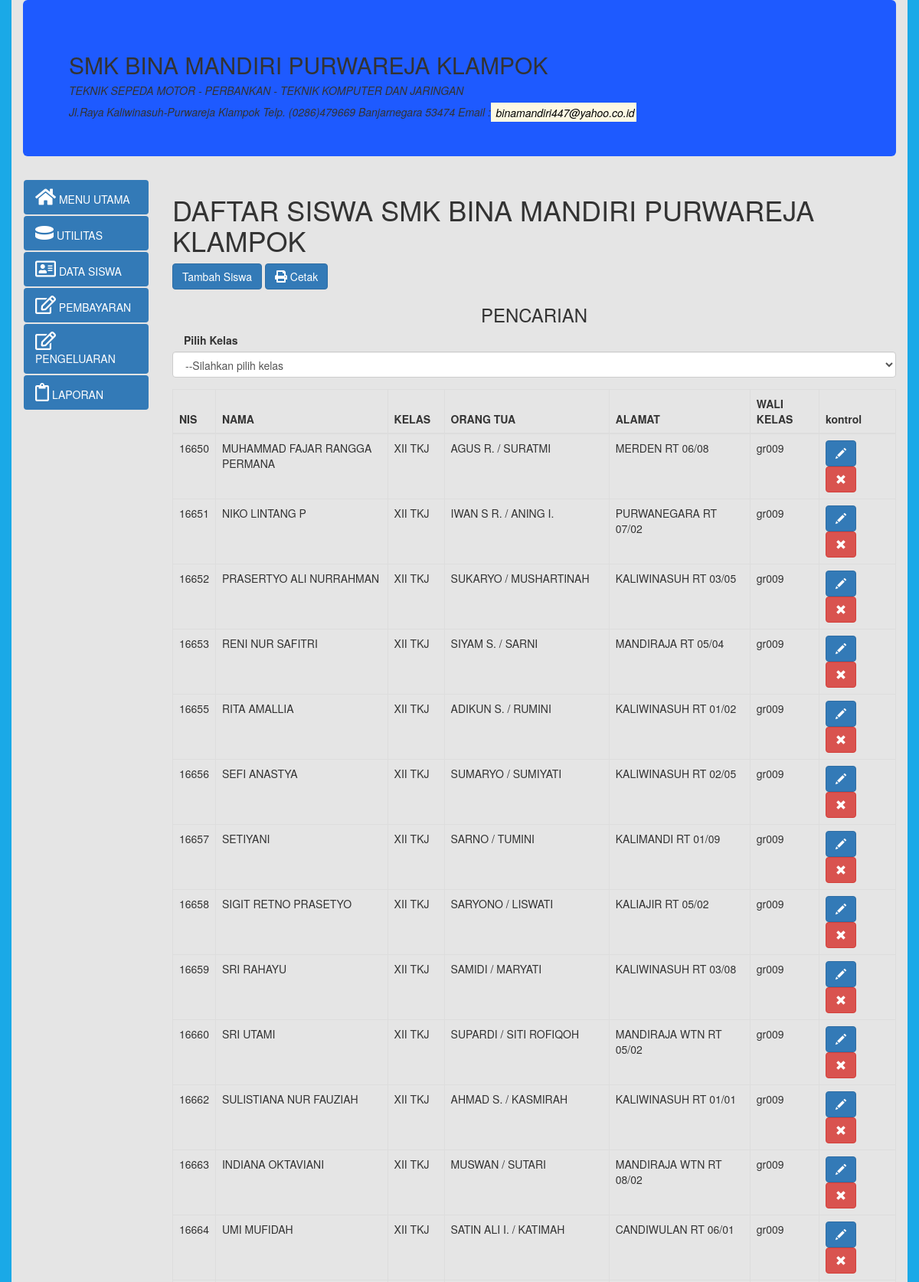
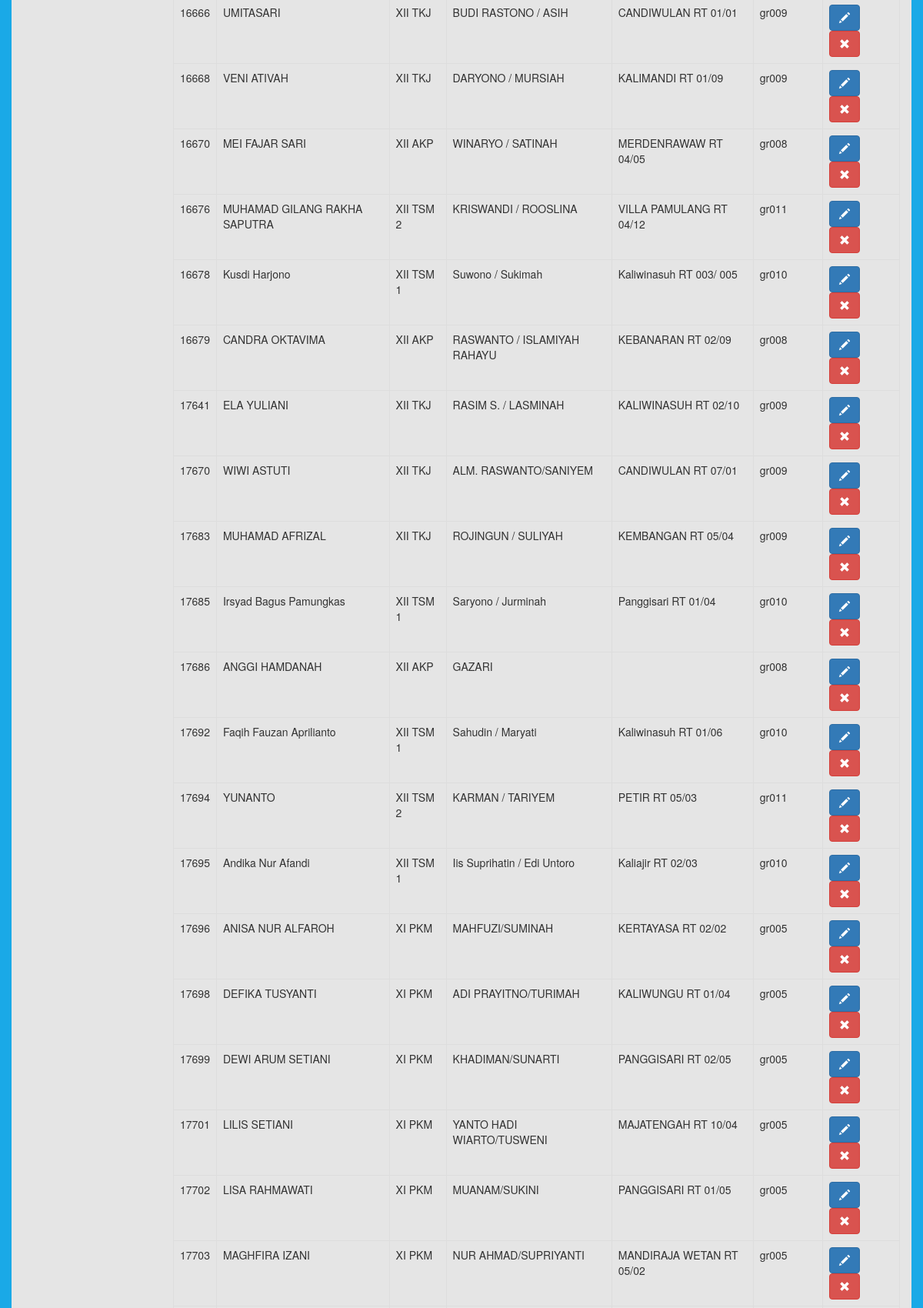
Screenshot of /?page=index-siswa&p=3 (upper part) with the database file from the repository (2 pictures, top to bottom).
### tables this page shows
CREATE TABLE `tbsiswa` (
  `NIS` varchar(5) NOT NULL,
  `NAMA` varchar(35) NOT NULL,
  `TINGKAT` enum('X','XI','XII') NOT NULL,
  `JURUSAN` varchar(50) NOT NULL,
  `KELAS` varchar(10) NOT NULL,
  `ORANG_TUA` varchar(30) NOT NULL,
  `ALAMAT` varchar(30) NOT NULL,
  `WALI_KELAS` varchar(13) NOT NULL
);

### kelas/class.db.php (called while the page is built, shortened)
<?php
  class db
  {
    public $db_host = "localhost";
    public $db_user = "root";
    public $db_pass = "";
    public $db_name = "appkeuangan";
    function koneksi(){
      $conn = new mysqli($this->db_host, $this->db_user, $this->db_pass, $this->db_name);
      return $conn;
    }
    function tampil($kolom,$tabel,$kondisi,$urut,$baris){
      $conn = $this->koneksi();
      $sql = "SELECT $kolom FROM $tabel WHERE $kondisi ORDER BY $urut LIMIT $baris, 40";
      $res = $conn->query($sql);
      if ($res->num_rows > 0) {
        $output = array();
        while($row = $res->fetch_assoc()) {
          array_push($output,$row);
          }
          return $output;
      } else {
          return "Tidak ada hasil";
      }
    }
  }
?>

### siswa/index-siswa.php (the view, shortened to what this page needs)
	<?php
		require('./kelas/class.db.php');
		$cit = new db();
	?>
	<h1>DAFTAR SISWA SMK BINA MANDIRI PURWAREJA KLAMPOK</h1>
	<div class="form-group">
		<a class="btn btn-primary" style="background-color:##ADD8E6"
					href="./?page=formulir-siswa&modus=input" >Tambah Siswa
		</a>
		<a href="dataSiswa.php">
			<button class="btn btn-primary" style="background-color:##0000FF"
					onClick="window.print();">
					<i style="font-size:16px" class="fa">&#xf02f; </i> Cetak
					</button>
		</a>
		<h3><CENTER>PENCARIAN</CENTER></h5>
		<label class="col-sm-2 control-label">Pilih Kelas</label>
		<div class="col-sm-6"></div
				<div class="col-sm-4">
			<select class="form-control" id="e_kls" />
				<option value='#'>--Silahkan pilih kelas</option>
			</div>
	 <table class="table table-bordered">
		<thead>
			<tr class="table-primary">
				<th>NIS</th>
				<th>NAMA</th>
				<th>KELAS</th>
				<th>ORANG TUA</th>
				<th>ALAMAT</th>
				<th>WALI KELAS</th>
				<th width='100'>kontrol</th>
			</tr>
		</thead>
		<tbody id="dftSiswa">
		<?php
		$baris=($_GET['p']-1) *40;
		$tbsiswa = $cit->tampil("*","tbsiswa",1,'NIS',$baris);
		for($i = 0 ; $i < COUNT($tbsiswa) ; $i++ ){
			echo
			"
				<tr>
					<td>".$tbsiswa[$i]['NIS']."</td>
					<td>".$tbsiswa[$i]['NAMA']."</td>
					<!--td>".$tbsiswa[$i]['TINGKAT']."</td>
					<td>".$tbsiswa[$i]['JURUSAN']."</td-->
					<td>".$tbsiswa[$i]['KELAS']."</td>
					<td>".$tbsiswa[$i]['ORANG_TUA']."</td>
					<td>".$tbsiswa[$i]['ALAMAT']."</td>
					<td>".$tbsiswa[$i]['WALI_KELAS']."</td>
					<td>
						<a  class='btn btn-primary' href='./?page=formulir-siswa&modus=update&id=".$tbsiswa[$i]['NIS']."'>
						<span class='glyphicon glyphicon-pencil'></span></a>
						<a  class='btn btn-danger' href='./siswa/hapus.php?id=".$tbsiswa[$i]['NIS']."'>
						<span class='glyphicon glyphicon-remove'></span></a>
					</td>
				</tr>
			";
		}
		?>
		</tbody>
	</table>
</div>
</body>
</html>

### index.php (style rules this page uses)
html,body { background-color:#1AA9E7 }

### rows the page displays
tbsiswa: NIS "16650", NAMA "MUHAMMAD FAJAR RANGGA PERMANA", KELAS "XII TKJ", ORANG_TUA "AGUS R. / SURATMI", ALAMAT "MERDEN RT 06/08", WALI_KELAS "gr009"
tbsiswa: NIS "16651", NAMA "NIKO LINTANG P", KELAS "XII TKJ", ORANG_TUA "IWAN S R. / ANING I.", ALAMAT "PURWANEGARA RT 07/02", WALI_KELAS "gr009"
tbsiswa: NIS "16652", NAMA "PRASERTYO ALI NURRAHMAN", KELAS "XII TKJ", ORANG_TUA "SUKARYO / MUSHARTINAH", ALAMAT "KALIWINASUH RT 03/05", WALI_KELAS "gr009"
tbsiswa: NIS "16653", NAMA "RENI NUR SAFITRI", KELAS "XII TKJ", ORANG_TUA "SIYAM S. / SARNI", ALAMAT "MANDIRAJA RT 05/04", WALI_KELAS "gr009"
tbsiswa: NIS "16655", NAMA "RITA AMALLIA", KELAS "XII TKJ", ORANG_TUA "ADIKUN S. / RUMINI", ALAMAT "KALIWINASUH RT 01/02", WALI_KELAS "gr009"
tbsiswa: NIS "16656", NAMA "SEFI ANASTYA", KELAS "XII TKJ", ORANG_TUA "SUMARYO / SUMIYATI", ALAMAT "KALIWINASUH RT 02/05", WALI_KELAS "gr009"
tbsiswa: NIS "16657", NAMA "SETIYANI", KELAS "XII TKJ", ORANG_TUA "SARNO / TUMINI", ALAMAT "KALIMANDI RT 01/09", WALI_KELAS "gr009"
tbsiswa: NIS "16658", NAMA "SIGIT RETNO PRASETYO", KELAS "XII TKJ", ORANG_TUA "SARYONO / LISWATI", ALAMAT "KALIAJIR RT 05/02", WALI_KELAS "gr009"
tbsiswa: NIS "16659", NAMA "SRI RAHAYU", KELAS "XII TKJ", ORANG_TUA "SAMIDI / MARYATI", ALAMAT "KALIWINASUH RT 03/08", WALI_KELAS "gr009"
tbsiswa: NIS "16660", NAMA "SRI UTAMI", KELAS "XII TKJ", ORANG_TUA "SUPARDI / SITI ROFIQOH", ALAMAT "MANDIRAJA WTN RT 05/02", WALI_KELAS "gr009"
tbsiswa: NIS "16662", NAMA "SULISTIANA NUR FAUZIAH", KELAS "XII TKJ", ORANG_TUA "AHMAD S. / KASMIRAH", ALAMAT "KALIWINASUH RT 01/01", WALI_KELAS "gr009"
tbsiswa: NIS "16663", NAMA "INDIANA OKTAVIANI", KELAS "XII TKJ", ORANG_TUA "MUSWAN / SUTARI", ALAMAT "MANDIRAJA WTN RT 08/02", WALI_KELAS "gr009"
tbsiswa: NIS "16664", NAMA "UMI MUFIDAH", KELAS "XII TKJ", ORANG_TUA "SATIN ALI I. / KATIMAH", ALAMAT "CANDIWULAN RT 06/01", WALI_KELAS "gr009"
tbsiswa: NIS "16666", NAMA "UMITASARI", KELAS "XII TKJ", ORANG_TUA "BUDI RASTONO / ASIH", ALAMAT "CANDIWULAN RT 01/01", WALI_KELAS "gr009"
tbsiswa: NIS "16668", NAMA "VENI ATIVAH", KELAS "XII TKJ", ORANG_TUA "DARYONO / MURSIAH", ALAMAT "KALIMANDI RT 01/09", WALI_KELAS "gr009"
tbsiswa: NIS "16670", NAMA "MEI FAJAR SARI", KELAS "XII AKP", ORANG_TUA "WINARYO / SATINAH", ALAMAT "MERDENRAWAW RT 04/05", WALI_KELAS "gr008"
tbsiswa: NIS "16676", NAMA "MUHAMAD GILANG RAKHA SAPUTRA", KELAS "XII TSM 2", ORANG_TUA "KRISWANDI / ROOSLINA", ALAMAT "VILLA PAMULANG RT 04/12", WALI_KELAS "gr011"
tbsiswa: NIS "16678", NAMA "Kusdi Harjono", KELAS "XII TSM 1", ORANG_TUA "Suwono / Sukimah", ALAMAT "Kaliwinasuh RT 003/ 005", WALI_KELAS "gr010"
tbsiswa: NIS "16679", NAMA "CANDRA OKTAVIMA", KELAS "XII AKP", ORANG_TUA "RASWANTO / ISLAMIYAH RAHAYU", ALAMAT "KEBANARAN RT 02/09", WALI_KELAS "gr008"
tbsiswa: NIS "17641", NAMA "ELA YULIANI", KELAS "XII TKJ", ORANG_TUA "RASIM S. / LASMINAH", ALAMAT "KALIWINASUH RT 02/10", WALI_KELAS "gr009"
tbsiswa: NIS "17670", NAMA "WIWI ASTUTI", KELAS "XII TKJ", ORANG_TUA "ALM. RASWANTO/SANIYEM", ALAMAT "CANDIWULAN RT 07/01", WALI_KELAS "gr009"
tbsiswa: NIS "17683", NAMA "MUHAMAD AFRIZAL", KELAS "XII TKJ", ORANG_TUA "ROJINGUN / SULIYAH", ALAMAT "KEMBANGAN RT 05/04", WALI_KELAS "gr009"
tbsiswa: NIS "17685", NAMA "Irsyad Bagus Pamungkas", KELAS "XII TSM 1", ORANG_TUA "Saryono / Jurminah", ALAMAT "Panggisari RT 01/04", WALI_KELAS "gr010"
tbsiswa: NIS "17686", NAMA "ANGGI HAMDANAH", KELAS "XII AKP", ORANG_TUA "GAZARI", WALI_KELAS "gr008"
tbsiswa: NIS "17692", NAMA "Faqih Fauzan Aprilianto", KELAS "XII TSM 1", ORANG_TUA "Sahudin / Maryati", ALAMAT "Kaliwinasuh RT 01/06", WALI_KELAS "gr010"
tbsiswa: NIS "17694", NAMA "YUNANTO", KELAS "XII TSM 2", ORANG_TUA "KARMAN / TARIYEM", ALAMAT "PETIR RT 05/03", WALI_KELAS "gr011"
tbsiswa: NIS "17695", NAMA "Andika Nur Afandi", KELAS "XII TSM 1", ORANG_TUA "Iis Suprihatin / Edi Untoro", ALAMAT "Kaliajir RT 02/03", WALI_KELAS "gr010"
tbsiswa: NIS "17696", NAMA "ANISA NUR ALFAROH", KELAS "XI PKM", ORANG_TUA "MAHFUZI/SUMINAH", ALAMAT "KERTAYASA RT 02/02", WALI_KELAS "gr005"
tbsiswa: NIS "17698", NAMA "DEFIKA TUSYANTI", KELAS "XI PKM", ORANG_TUA "ADI PRAYITNO/TURIMAH", ALAMAT "KALIWUNGU RT 01/04", WALI_KELAS "gr005"
tbsiswa: NIS "17699", NAMA "DEWI ARUM SETIANI", KELAS "XI PKM", ORANG_TUA "KHADIMAN/SUNARTI", ALAMAT "PANGGISARI RT 02/05", WALI_KELAS "gr005"
tbsiswa: NIS "17701", NAMA "LILIS SETIANI", KELAS "XI PKM", ORANG_TUA "YANTO HADI WIARTO/TUSWENI", ALAMAT "MAJATENGAH RT 10/04", WALI_KELAS "gr005"
tbsiswa: NIS "17702", NAMA "LISA RAHMAWATI", KELAS "XI PKM", ORANG_TUA "MUANAM/SUKINI", ALAMAT "PANGGISARI RT 01/05", WALI_KELAS "gr005"
tbsiswa: NIS "17703", NAMA "MAGHFIRA IZANI", KELAS "XI PKM", ORANG_TUA "NUR AHMAD/SUPRIYANTI", ALAMAT "MANDIRAJA WETAN RT 05/02", WALI_KELAS "gr005"
